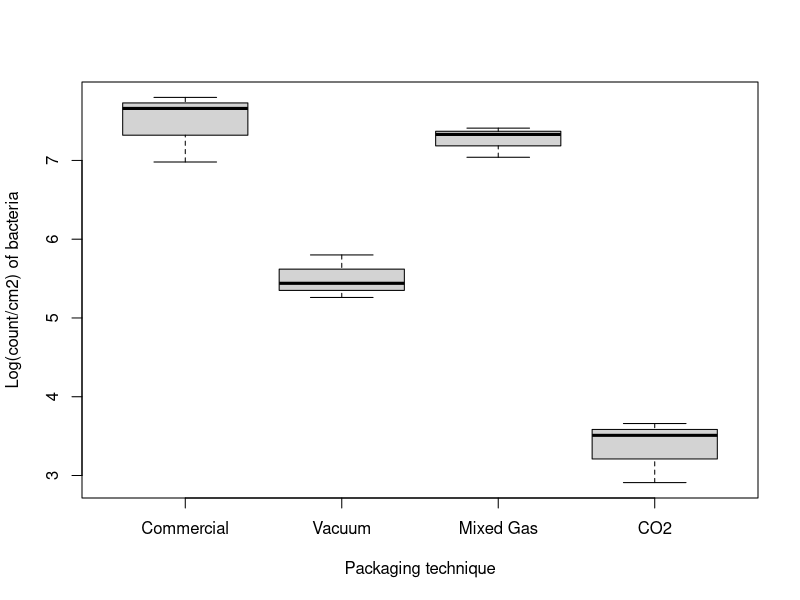

This chart was generated by the following R code:
library(tibble)
options(digits=6)

# Read in the data
meat_packing <- tribble(
~Steak, ~Treatment, ~Count,
1, 1, 7.66,
6, 1, 6.98, 
7, 1, 7.8, 
12, 2, 5.26, 
5, 2, 5.44, 
3, 2, 5.8, 
10, 3, 7.41, 
9, 3, 7.33 ,
2, 3, 7.04, 
8, 4, 3.51,
4, 4, 2.91,
11, 4, 3.66
)

# Create a factor variable from treatment
meat_packing$fTreatment <- factor(meat_packing$Treatment, levels=1:4, labels=c("Commercial", "Vacuum", "Mixed Gas", "CO2"))

# Create a boxplot of log bacterial counts by packaging technique
# x-axis: treatment type, y-axis: log(count/cm²) of bacteria
boxplot(Count ~ fTreatment, data=meat_packing,
            xlab="Packaging technique", ylab="Log(count/cm2) of bacteria")

# Fit a linear model for Count using the factor variable Treatment
# This is equivalent to performing a one-way ANOVA
lm_fit <- lm(Count ~ fTreatment, data=meat_packing)

# Display the ANOVA table for the fitted model
(anova_res <- anova(lm_fit))

# Critical F-value at α = 0.05, with df1 = v-1 and df2 = N-v
(F_crit <- qf(0.05, 3, 8, lower.tail=FALSE))
(F_crit <- qf(0.95, 3, 8))

#------------------------------------------------------------------------------#
# Manually calculate the ANOVA table to show the underlying computations
# Overall (grand) mean of Count across all treatments
(y_bar_dot_dot <- mean(meat_packing$Count))

# Treatment group means
(y_bar_1_dot <- mean(meat_packing[meat_packing$fTreatment == "Commercial",]$Count))
(y_bar_2_dot <- mean(meat_packing[meat_packing$fTreatment == "Vacuum",]$Count))
(y_bar_3_dot <- mean(meat_packing[meat_packing$fTreatment == "Mixed Gas",]$Count))
(y_bar_4_dot <- mean(meat_packing[meat_packing$fTreatment == "CO2",]$Count))

# Deviations of each observation from its group mean (within-group errors)
# These will be used to compute the SSE
(err1 <- meat_packing[meat_packing$fTreatment == "Commercial",]$Count - y_bar_1_dot)
(err2 <- meat_packing[meat_packing$fTreatment == "Vacuum",]$Count - y_bar_2_dot)
(err3 <- meat_packing[meat_packing$fTreatment == "Mixed Gas",]$Count - y_bar_3_dot)
(err4 <- meat_packing[meat_packing$fTreatment == "CO2",]$Count - y_bar_4_dot)

# Deviations of each group mean from the grand mean
# These will be used to compute the SST
(td1 <- y_bar_1_dot - y_bar_dot_dot)
(td2 <- y_bar_2_dot - y_bar_dot_dot)
(td3 <- y_bar_3_dot - y_bar_dot_dot)
(td4 <- y_bar_4_dot - y_bar_dot_dot)

# Total number of observations and number of groups
N <- 12      # total sample size
v <- 4       # number of treatments

# Sum of Squares for Error (SSE): variability within groups
(SSE <- sum(c(err1^2, err2^2, err3^2, err4^2)))

# Mean Square Error (MSE): average within-group variance
(MSE <- SSE / (N - v))

# Sum of Squares for Treatments (SST): variability between group means
# Multiplying each squared deviation by group size (here, 3 observations per group)
(SST <- sum(c(3*td1^2, 3*td2^2, 3*td3^2, 3*td4^2)))

# Mean Square for Treatments (MST): average between-group variance
(MST <- SST/(v-1))

# Total Sum of Squares (SStot): overall variability in the data
(SStot <- SST + SSE)

# F-statistic: ratio of between-group variance to within-group variance
(F_value <- MST/MSE)

# p-value: probability of observing this F-value or larger under the null hypothesis
(p_value <- pf(F_value, 3, 8, lower.tail=FALSE))

# compare these values to what we obtained from anova()
anova_res

#------------------------------------------------------------------------------#
# Use the full and reduced model framework
full <- lm(Count ~ fTreatment, data=meat_packing)
reduced <- lm(Count ~ 1, data=meat_packing)

anova(full)
anova(reduced)

# Residual sums of squares
(SSE_full    <- sum(residuals(full)^2))
(SSE_reduced <- sum(residuals(reduced)^2))

# Extra SS explained by Treatment (SST)
(SST <- SSE_reduced - SSE_full)

# Proceed with inference as we did above
(MST <- SST/(v-1))
(MSE <- SSE_full/(N-v))

(F_value <- MST/MSE)
(p_value <- pf(F_value, 3, 8, lower.tail=FALSE))
